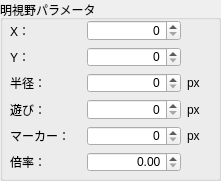
   <widget class="QGroupBox" name="groupBox_10">
    <property name="geometry">
     <rect>
      <x>690</x>
      <y>150</y>
      <width>221</width>
      <height>181</height>
     </rect>
    </property>
    <property name="title">
     <string>明視野パラメータ</string>
    </property>
    <widget class="QWidget" name="gridLayoutWidget_3">
     <property name="geometry">
      <rect>
       <x>10</x>
       <y>20</y>
       <width>201</width>
       <height>152</height>
      </rect>
     </property>
     <layout class="QGridLayout" name="gridLayout_3" columnstretch="3,4,1">
      <item row="4" column="1">
       <widget class="QSpinBox" name="spinBox_5">
        <property name="alignment">
         <set>Qt::AlignRight|Qt::AlignTrailing|Qt::AlignVCenter</set>
        </property>
        <property name="maximum">
         <number>100</number>
        </property>
       </widget>
      </item>
      <item row="3" column="0">
       <widget class="QLabel" name="label_4">
        <property name="text">
         <string>遊び：</string>
        </property>
       </widget>
      </item>
      <item row="3" column="1">
       <widget class="QSpinBox" name="spinBox_4">
        <property name="alignment">
         <set>Qt::AlignRight|Qt::AlignTrailing|Qt::AlignVCenter</set>
        </property>
        <property name="maximum">
         <number>100</number>
        </property>
       </widget>
      </item>
      <item row="1" column="0">
       <widget class="QLabel" name="label_2">
        <property name="text">
         <string>Y：</string>
        </property>
       </widget>
      </item>
      <item row="1" column="1">
       <widget class="QSpinBox" name="spinBox_2">
        <property name="alignment">
         <set>Qt::AlignRight|Qt::AlignTrailing|Qt::AlignVCenter</set>
        </property>
        <property name="maximum">
         <number>480</number>
        </property>
       </widget>
      </item>
      <item row="4" column="0">
       <widget class="QLabel" name="label_6">
        <property name="text">
         <string>マーカー：</string>
        </property>
       </widget>
      </item>
      <item row="2" column="1">
       <widget class="QSpinBox" name="spinBox_3">
        <property name="alignment">
         <set>Qt::AlignRight|Qt::AlignTrailing|Qt::AlignVCenter</set>
        </property>
        <property name="maximum">
         <number>100</number>
        </property>
       </widget>
      </item>
      <item row="5" column="0">
       <widget class="QLabel" name="label_5">
        <property name="text">
         <string>倍率：</string>
        </property>
       </widget>
      </item>
      <item row="0" column="0">
       <widget class="QLabel" name="label_1">
        <property name="text">
         <string>X：</string>
        </property>
       </widget>
      </item>
      <item row="0" column="1">
       <widget class="QSpinBox" name="spinBox_1">
        <property name="alignment">
         <set>Qt::AlignRight|Qt::AlignTrailing|Qt::AlignVCenter</set>
        </property>
        <property name="maximum">
         <number>640</number>
        </property>
       </widget>
      </item>
      <item row="2" column="0">
       <widget class="QLabel" name="label_3">
        <property name="text">
         <string>半径：</string>
        </property>
       </widget>
      </item>
      <item row="2" column="2">
       <widget class="QLabel" name="label_15">
        <property name="text">
         <string>px</string>
        </property>
       </widget>
      </item>
      <item row="3" column="2">
       <widget class="QLabel" name="label_16">
        <property name="text">
         <string>px</string>
        </property>
       </widget>
      </item>
      <item row="4" column="2">
       <widget class="QLabel" name="label_18">
        <property name="text">
         <string>px</string>
        </property>
       </widget>
      </item>
      <item row="5" column="1">
       <widget class="QDoubleSpinBox" name="doubleSpinBox">
        <property name="alignment">
         <set>Qt::AlignRight|Qt::AlignTrailing|Qt::AlignVCenter</set>
        </property>
        <property name="singleStep">
         <double>0.100000000000000</double>
        </property>
       </widget>
      </item>
     </layout>
    </widget>
   </widget>
